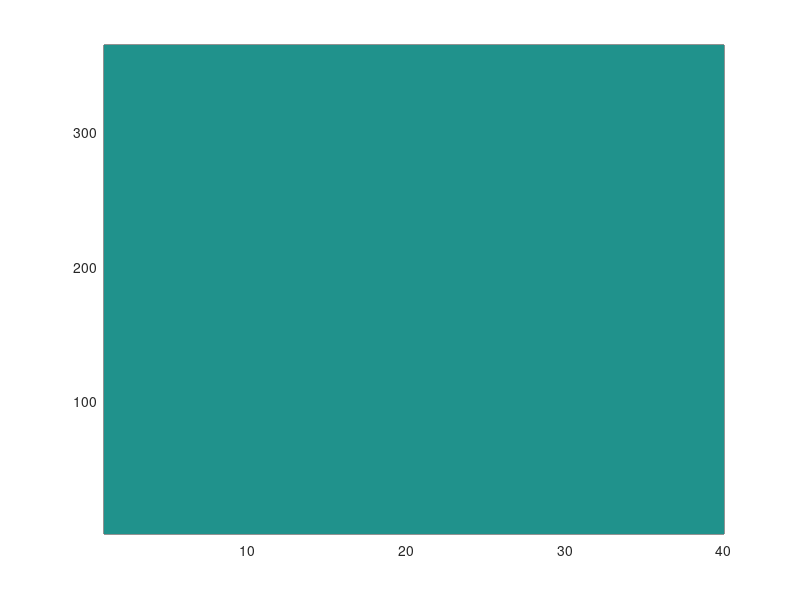

This chart was generated by the following MATLAB code:
iaaFound = zeros(365,40);
for iTimeStep = 1 : 365
  for iLatbin = 1: 40
    fin = ['Anomaly365_16_12p8/010/strowfinitejac_convolved_kcarta_airs_1_jac3.mat'];
    fin  = ['Anomaly365_16_12p8/' num2str(iTimeStep,'%03d') '/strowfinitejac_convolved_kcarta_airs_' num2str(iLatbin) '_jac3.mat'];
    fout = ['Anomaly365_16_12p8/' num2str(iTimeStep,'%03d') '/strowfinitejac_convolved_kcarta_airs_' num2str(iLatbin) '_jac4.mat'];
    if exist(fin)
      mver = ['!/bin/mv ' fin ' ' fout];
      eval(mver)
      iaaFound(iTimeStep,iLatbin) = 1;
    end
  end
end

sum(sum(iaaFound))
pcolor(iaaFound); shading flat
